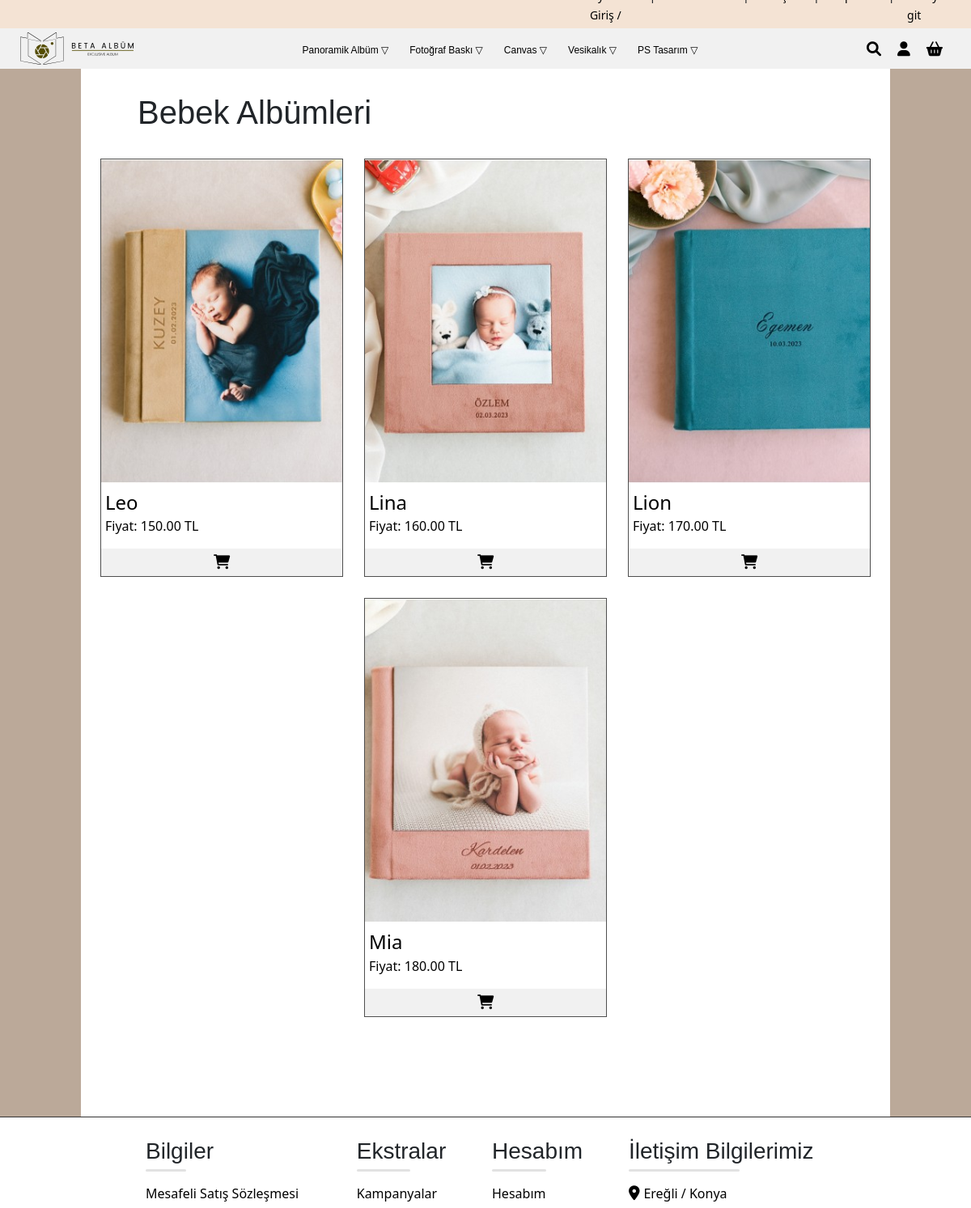
Page /Beta_Album/includes/products?Kategori=1 (upper part) on the earlier database version.
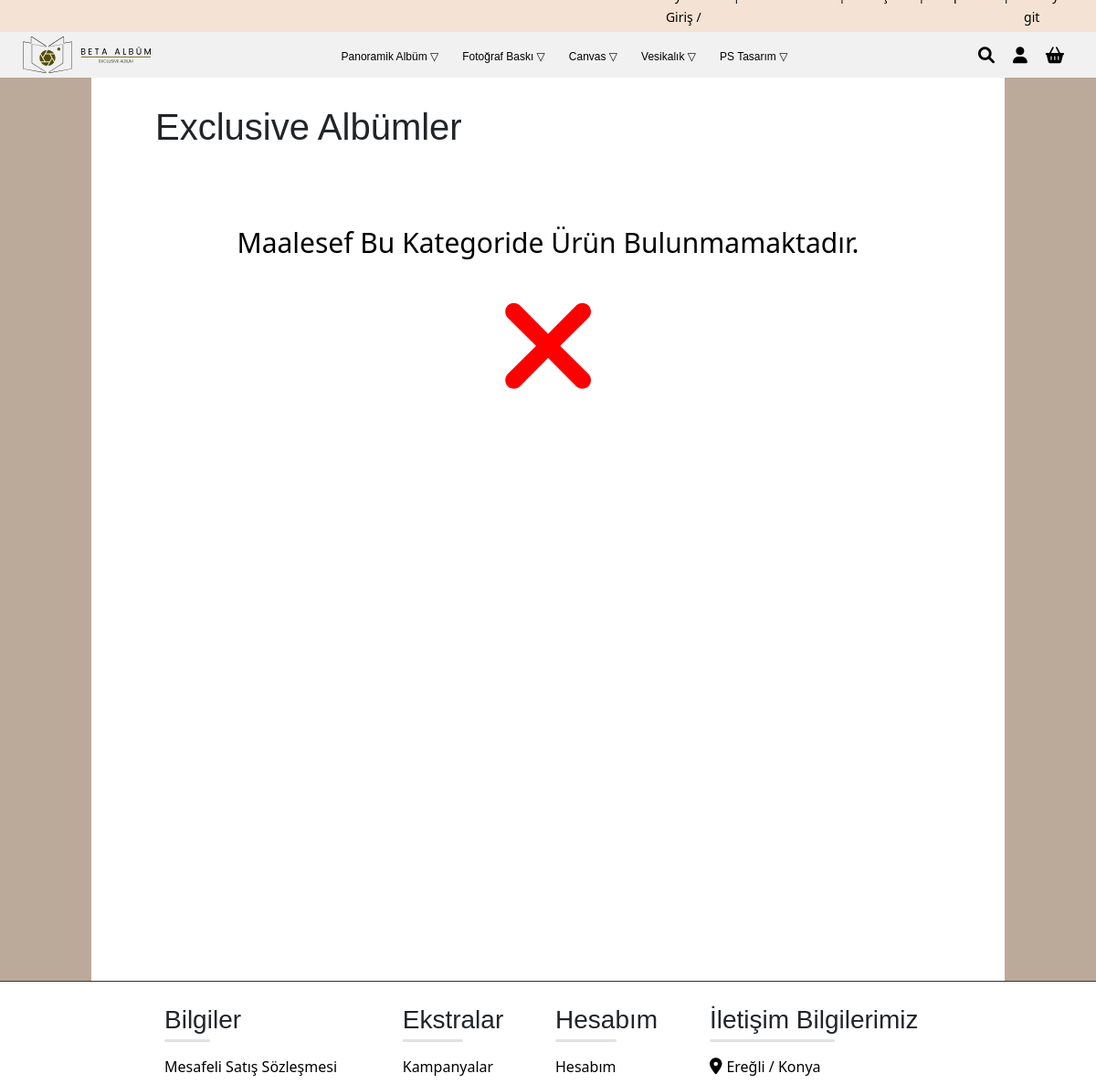
Same page on the later database version.
### tables this page shows
CREATE TABLE `kategoriler` (
  `kategori_id` int(11) NOT NULL,
  `kategori_ad` varchar(255) NOT NULL
);

CREATE TABLE `urunler` (
  `urun_id` int(11) NOT NULL,
  `urun_ad` varchar(255) NOT NULL,
  `kategori_id` int(11) DEFAULT NULL,
  `urun_gorsel` varchar(255) DEFAULT NULL,
  `urun_fiyat` decimal(10,2) DEFAULT NULL,
  `urun_aciklama` text DEFAULT NULL
);

### Beta_Album/includes/products.php (the view, shortened to what this page needs)
<?php
include('config.php');
$id = isset($_GET['Kategori']) ? intval($_GET['Kategori']) : 0;
$kategori_sql = "SELECT kategori_ad FROM kategoriler WHERE kategori_id = ?";
$stmt = $conn->prepare($kategori_sql);
$stmt->bind_param("i", $id);
$stmt->execute();
$kategori_result = $stmt->get_result();
$kategori = $kategori_result->fetch_assoc();
if ($kategori) {
    $urun_sql = "SELECT * FROM urunler WHERE kategori_id = ?";
    $stmt = $conn->prepare($urun_sql);
    $stmt->bind_param("i", $id);
    $stmt->execute();
    $urun_result = $stmt->get_result();
} else {
    $urun_result = null;
}
?>
<!DOCTYPE html>
<html lang="tr">
<head>
    <link rel="stylesheet" href="../css/backgraund.css">
    <link rel="stylesheet" href="../css/products.css">
    <link href="https://cdnjs.cloudflare.com/ajax/libs/font-awesome/6.0.0-beta3/css/all.min.css" rel="stylesheet">
</head>
<body>
<?php include('navbar.php');?>
    <div class="main" style="padding-bottom: 10%;">
        <h1 class='head'><?php echo $kategori ? htmlspecialchars($kategori['kategori_ad']) : 'Kategori Bulunamadı'; ?></h1>
        <div class="product-list">
            <?php
            if ($urun_result && $urun_result->num_rows > 0) {
                while ($row = $urun_result->fetch_assoc()) {
                    echo "<div class='product'>";
                    echo "<a href='product_detail?urun_id=" . htmlspecialchars($row['urun_id']) . "' style='text-decoration: none; color: black;'>";
                    echo "<div style='height: 50vh; width: 100%;'>";
                    echo "<img src='../image/" . htmlspecialchars($row['urun_gorsel']) . "' alt='Ürün Görseli'>";
                    echo "</div>";
                    echo "<h4>" . htmlspecialchars($row['urun_ad']) . "</h4>";
                    echo "<p>Fiyat: " . htmlspecialchars($row['urun_fiyat']) . " TL</p>";
                    echo "<div class='add-to-cart'>";
                    echo "<i class='fa-solid fa-cart-shopping'></i>";
                    echo "</div>";
                    echo "</a>";
                    echo "</div>";
                }
            } else {
                echo"<div class='error-container'>";
                echo "<p class='error'>Maalesef Bu Kategoride Ürün Bulunmamaktadır.</p>";
                echo"<i class='fa-solid fa-xmark'></i>";
                echo"</div>";
            }
            ?>
        </div>
    </div>
    <?php include('footer.php'); ?>
</body>
</html>

### Beta_Album/includes/navbar.php (shortened to what this page needs)
<?php
$category_groups = [
    "Panoramik Albüm" => [1, 2],
    "Fotoğraf Baskı"   => [3, 4, 5],
    "Canvas"          => [6, 7, 8],
    "Vesikalık"       => [9],
    "PS Tasarım"      => [10]
];
?>
<!DOCTYPE html>
<html lang="en">
<head>
    <link href="https://cdnjs.cloudflare.com/ajax/libs/font-awesome/6.0.0-beta3/css/all.min.css" rel="stylesheet">
    <link href="../bootstrap/bootstrap.min.css" rel="stylesheet">
    <link rel="stylesheet" href="../css/index.css">
</head>
<body>
<header>
    <nav>
        <ul>
            <li><a href="login">Üye Giriş / Hesabım</a></li> |
            <li><a href="about_us">Hakkımızda</a></li> |
            <li><a href="contact">İletişim</a></li> |
            <li><a href="basket">Sepetim</a></li> |
            <li><a href="basket">Kasaya git</a></li>
        </ul>
    </nav>
</header>
<nav class="fixed">
    <ul class="menu">
        <li><a class="icon" href="../index"><img src="../image/betaalbümyatay.svg" alt="Logo" width="140"></a></li>
        <div class="center">
            <?php foreach ($category_groups as $group_name => $category_ids): ?>
                <li class="dropdown">
                    <a class="categoryList" href="#"><?= htmlspecialchars($group_name); ?> ▽</a>
                </li>
            <?php endforeach; ?>
        </div>
        <li class="search-icon-container">
            <a class="search_icon" id="search-btn" href="search"><i class="fas fa-search"></i></a>
            <a class="search_icon" href="login"><i class="fas fa-user"></i></a>
            <a class="search_icon" href="basket"><i class="fa-solid fa-basket-shopping"></i></a>
        </li>
    </ul>
</nav>
</body>
</html>

### Beta_Album/includes/footer.php (shortened to what this page needs)
<!DOCTYPE html>
<html lang="en">
<head>
    <link href="https://cdnjs.cloudflare.com/ajax/libs/font-awesome/6.0.0-beta3/css/all.min.css" rel="stylesheet">
    <link rel="stylesheet" href="/BETA_ALBUM/Beta_Album/bootstrap/bootstrap.min.css">
    <link rel="stylesheet" href="/BETA_ALBUM/Beta_Album/css/footer.css">
</head>
<body>
<div class="footer_container">
    <div class="footer-items">
        <ul>
            <li><h3>Bilgiler</h3></li>
            <li><a href="/BETA_ALBUM/Beta_Album/includes/distance_selling_agreement">Mesafeli Satış Sözleşmesi</a></li>
        </ul>
    </div>
    <div class="footer-items">
        <ul>
            <li><h3>Ekstralar</h3></li>
            <li><a href="/BETA_ALBUM/Beta_Album/includes/campaigns">Kampanyalar</a></li>
        </ul>
    </div>
    <div class="footer-items">
        <ul>
            <li><h3>Hesabım</h3></li>
            <li><a href="/BETA_ALBUM/Beta_Album/includes/login">Hesabım</a></li>
        </ul>
    </div>
    <div class="footer-items">
        <ul>
            <li><h3>İletişim Bilgilerimiz</h3></li>
            <li><a href="https://www.google.com/maps?q=Ereğli / Konya" target="_blank"><i class="fa-solid fa-location-dot"></i>Ereğli / Konya</a></li>
        </ul>
    </div>
</div>
</body>
</html>

### Beta_Album/css/backgraund.css (style rules this page uses)
.main { height: auto; margin-left: 100px; margin-right: 100px; padding-bottom: 10%; bottom: 0; background-color: #ffffff; align-items: center; }
.head { margin-left: 70px; padding-top: 30px; font-family: 'Century Gothic', sans-serif; font-weight: 20; }
body { background-color: #bba999!important; }

### Beta_Album/css/products.css (style rules this page uses)
.main { height: auto; }
.product-list { margin-top: 3%; display: flex; flex-wrap: wrap; justify-content: center; gap: 20px; }
.error-container { text-align: center; display: flex; flex-direction: column; align-items: center; }
.error { color: rgb(0, 0, 0); text-align: center; margin-top: 50px; font-size: 30px; }
.fa-xmark { display: block!important; color: red; font-size: 150px; align-items: center; margin-bottom: 500px; }
.product { display: inline-block; height: 50%; width: 30%; border: 1px solid rgb(79, 79, 79); margin: 3px; padding-bottom: 0; }
.product img { width: 100%; height: 100%; object-fit: cover; }
.product h4 { margin-top: 10px; margin-left: 5px; margin-bottom: 3px; }
.product p { margin-left: 5px; }
.add-to-cart { display: block; width: 100%; background-color: rgb(241, 241, 241); color: rgb(0, 0, 0); text-align: center; padding: 5px; cursor: pointer; }

### Beta_Album/css/index.css (style rules this page uses)
* { margin: 0; padding: 0; box-sizing: border-box; }
body { font-family: Arial, sans-serif; line-height: 1.6; }
header { background-color: #f4e3d4; padding: 10px 20px; display: flex; justify-content: space-between; }
header nav { background-color: #f4e3d4; height: 15px; padding: 0; }
header nav ul { list-style: none; display: flex; margin-left: 60%; }
header nav ul li { margin: 0 15px; }
header nav ul li a { text-decoration: none; color: #000; font-size: 14px; }
nav { background-color: #f1f1f1; width: 100%; padding: 5px 10px; justify-content: center; display: flex; flex-direction: column; text-align: bottom; }
.fixed { position: relative; z-index: 10; }
nav ul { list-style-type: none; padding: 0; margin: 0; display: inline-flex; justify-content: center; }
nav ul li { margin: 0 15px; }
.icon { display: inline-block; position: relative; align-self: flex-start; }
.center { display: flex; justify-content: center; align-items: center; flex-direction: row; gap: 2vw; }
.menu { display: flex; justify-content: space-between; list-style-type: none; padding: 0; margin: 0; }
.menu .dropdown { position:static; margin: 0 1px; }
.menu .dropdown a { text-decoration: none; color: black; font-size: 12px; font-family: 'Century Gothic', sans-serif; text-align: center; }
.categoryList { text-align: center; justify-content: center; }
.search_icon { display: inline-block; font-size: 20px; position: relative; margin-right: 10px; text-decoration: none; }
.search-icon-container { display: flex; justify-content: center; width: auto; align-items: center; gap: 10px; }
a i { font-size: 18px; color: #000000; }

### Beta_Album/css/footer.css (style rules this page uses)
.footer_container { display: flex !important; border-top: 1px solid #333 !important; background-color: rgb(255, 255, 255) !important; justify-content: space-between !important; align-items: center !important; padding-left: 15% !important; padding-right: 15% !important; padding-bottom: 70px !important; width: 100% !important; }
.footer-items { display: inline-block !important; margin-top: 25px !important; width: auto !important; height: 189px !important; top: 0 !important; }
.footer-items ul { list-style: none !important; margin: 0 !important; padding: 0 !important; }
.footer-items ul li { margin-bottom: 10px !important; }
.footer-items ul li h3 { font-family: 'Century Gothic', sans-serif !important; display: inline-block !important; margin-bottom: 5px !important; font-weight: 20 !important; margin-top: 0 !important; padding: 0 !important; }
.footer-items ul li h3::after { content: "" !important; display: block !important; width: 60% !important; height: 3px !important; background-color: rgba(81, 81, 81, 0.165) !important; margin-top: 5px !important; border-radius: 2px !important; }
.footer-items ul li a { display: inline-block !important; text-decoration: none !important; color: black !important; }
.footer-items ul li i { margin-right: 5px !important; margin-bottom: 5px !important; }

Differences in the rows shown:
removed urunler: urun_gorsel (picture), urun_ad "Leo", urun_fiyat "150.00"
removed urunler: urun_gorsel (picture), urun_ad "Lina", urun_fiyat "160.00"
removed urunler: urun_gorsel (picture), urun_ad "Lion", urun_fiyat "170.00"
removed urunler: urun_gorsel (picture), urun_ad "Mia", urun_fiyat "180.00"
changed kategoriler: kategori_ad "Bebek Albümleri" → "Exclusive Albümler"
Other differences:
text now shown: "Maalesef Bu Kategoride Ürün Bulunmamaktadır."
